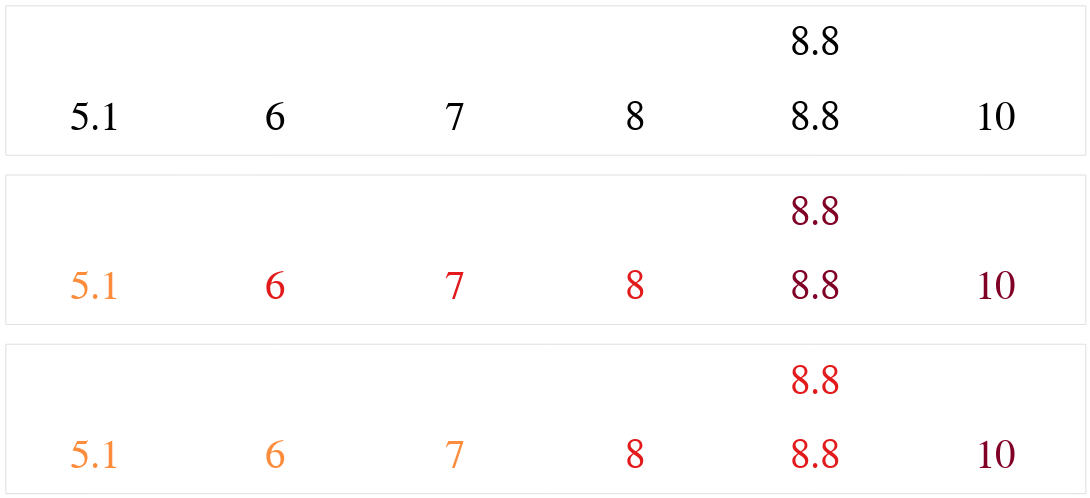

This figure's notebook cell:
### Markdown cell above
<h2> <i class="fa-solid fa-scale-unbalanced" style="color: #94bc14"></i> Minimiser la variance intra-classe, maximiser la variance inter-classe (2)</h2>

### Code cell
df_num = pd.DataFrame(
    [
        {"x_ord": 5.1, "x_un": 0, "y": 1, "col_1": "A", "col_2": "A"},
        {"x_ord": 6.0, "x_un": 1, "y": 1, "col_1": "B", "col_2": "A"},
        {"x_ord": 7.0, "x_un": 2, "y": 1, "col_1": "B", "col_2": "A"},
        {"x_ord": 8.0, "x_un": 3, "y": 1, "col_1": "B", "col_2": "B"},
        {"x_ord": 8.8, "x_un": 4, "y": 1, "col_1": "C", "col_2": "B"},
        {"x_ord": 8.8, "x_un": 5, "y": -2, "col_1": "C", "col_2": "B"},
        {"x_ord": 10.0, "x_un": 6, "y": 1, "col_1": "C", "col_2": "C"},
    ]
)

color_scale = alt.Scale(range=["#fd8d3c", "#e31a1c", "#800026"])

var_chart_num_1 = (
    alt.Chart(df_num)
    .mark_text(
        size=45,
        baseline="middle",
    )
    .encode(alt.X("x_ord:O", axis=None), alt.Y("y:O", axis=None), alt.Text("x_ord:N"))
    .properties(width=1200, height=166)
)

var_chart_num_2 = (
    alt.Chart(df_num)
    .mark_text(size=45, baseline="middle")
    .encode(
        alt.X("x_ord:O", axis=None),
        alt.Y("y:O", axis=None),
        alt.Text("x_ord:N"),
        alt.Color("col_1:N", legend=None, scale=color_scale),
    )
    .properties(width=1200, height=166)
)

var_chart_num_3 = (
    alt.Chart(df_num)
    .mark_text(size=45, baseline="middle")
    .encode(
        alt.X("x_ord:O", axis=None),
        alt.Y("y:O", axis=None),
        alt.Text("x_ord:N"),
        alt.Color("col_2:N", legend=None, scale=color_scale),
    )
    .properties(width=1200, height=166)
)


alt.vconcat(var_chart_num_1, var_chart_num_2, var_chart_num_3)

### Figure 1 — Vega-Lite specification as saved in the notebook (floating-point values rounded to 4 significant figures)
{"config": {"view": {"continuousWidth": 400, "continuousHeight": 300}}, "vconcat": [{"mark": {"type": "text", "baseline": "middle", "size": 45}, "encoding": {"text": {"field": "x_ord", "type": "nominal"}, "x": {"axis": null, "field": "x_ord", "type": "ordinal"}, "y": {"axis": null, "field": "y", "type": "ordinal"}}, "height": 166, "width": 1200}, {"mark": {"type": "text", "baseline": "middle", "size": 45}, "encoding": {"color": {"field": "col_1", "legend": null, "scale": {"range": ["#fd8d3c", "#e31a1c", "#800026"]}, "type": "nominal"}, "text": {"field": "x_ord", "type": "nominal"}, "x": {"axis": null, "field": "x_ord", "type": "ordinal"}, "y": {"axis": null, "field": "y", "type": "ordinal"}}, "height": 166, "width": 1200}, {"mark": {"type": "text", "baseline": "middle", "size": 45}, "encoding": {"color": {"field": "col_2", "legend": null, "scale": {"range": ["#fd8d3c", "#e31a1c", "#800026"]}, "type": "nominal"}, "text": {"field": "x_ord", "type": "nominal"}, "x": {"axis": null, "field": "x_ord", "type": "ordinal"}, "y": {"axis": null, "field": "y", "type": "ordinal"}}, "height": 166, "width": 1200}], "data": {"name": "data-b908a35b35c64816489c35f8698dbd1e"}, "$schema": "https://vega.github.io/schema/vega-lite/v4.17.0.json", "datasets": {"data-b908a35b35c64816489c35f8698dbd1e": [{"x_ord": 5.1, "x_un": 0, "y": 1, "col_1": "A", "col_2": "A"}, {"x_ord": 6.0, "x_un": 1, "y": 1, "col_1": "B", "col_2": "A"}, {"x_ord": 7.0, "x_un": 2, "y": 1, "col_1": "B", "col_2": "A"}, {"x_ord": 8.0, "x_un": 3, "y": 1, "col_1": "B", "col_2": "B"}, {"x_ord": 8.8, "x_un": 4, "y": 1, "col_1": "C", "col_2": "B"}, {"x_ord": 8.8, "x_un": 5, "y": -2, "col_1": "C", "col_2": "B"}, {"x_ord": 10.0, "x_un": 6, "y": 1, "col_1": "C", "col_2": "C"}]}}
